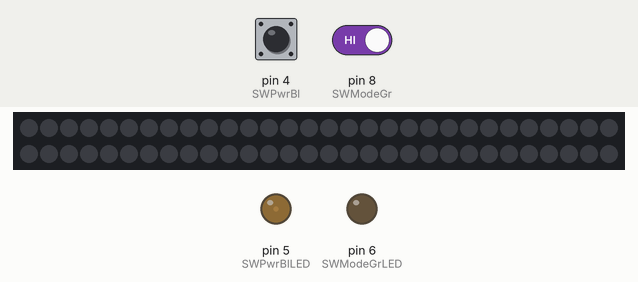
Simulated run of this sketch. Board: Arduino Uno, built with avr-gcc and run on an emulated ATmega328P. Shown: 60 RGB LEDs in strip order, left to right, continuing on the next row, output pins drawn as LEDs (lit = HIGH). The inputs (shaded band) are chosen by the test bench; at power-on: pin 4 (SWPwrBl) HIGH, pin 8 (SWModeGr) HIGH. Dim RGB values are drawn brighter than linear; random numbers use the default seed unless the sketch sets one.

Above: at 1.2 s.
1.3 s: pin 4 (SWPwrBl) pulled LOW for 0.15 s
At 1.36 s:
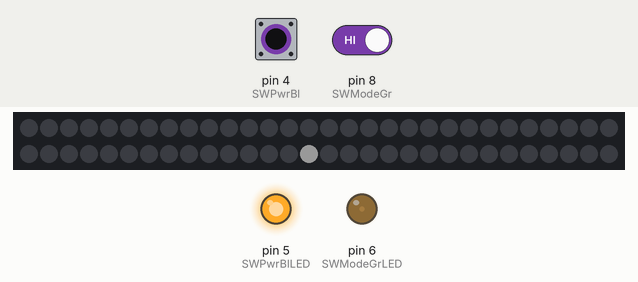
2.9 s: pin 4 (SWPwrBl) pulled LOW for 1 s
At 3.84 s:
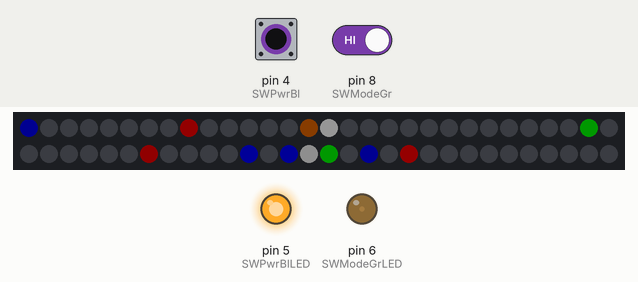
5.4 s: pin 4 (SWPwrBl) driven LOW and pin 8 (SWModeGr) driven LOW
At 7.08 s:
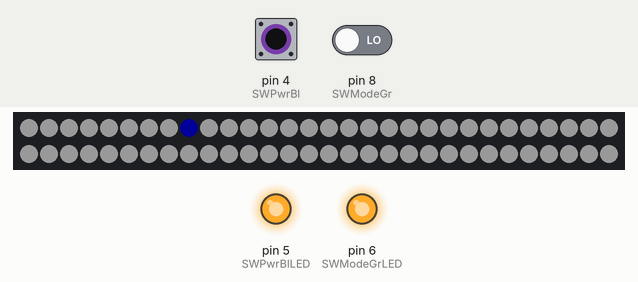
7.6 s: pin 8 (SWModeGr) driven HIGH
At 8.9 s:
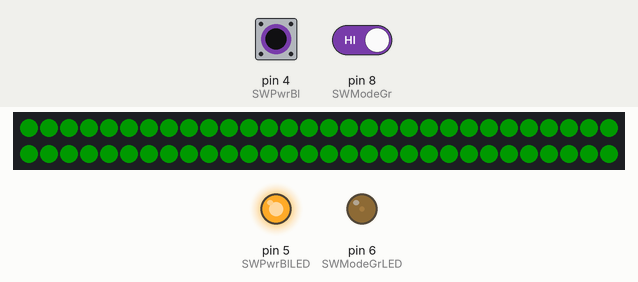
9.2 s: pin 8 (SWModeGr) driven LOW
At 9.58 s:
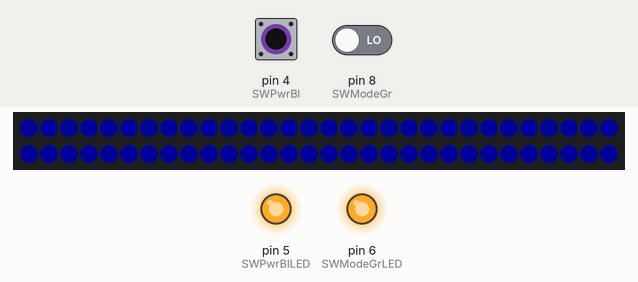
11.7 s: pin 8 (SWModeGr) driven HIGH
At 12.9 s:
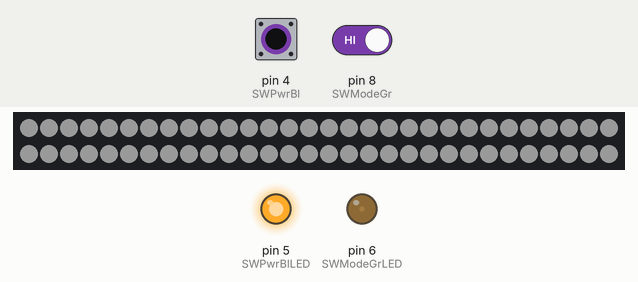
Timing chart, 0 to 14.3 s (numbered marks = the images above; inputs shaded):
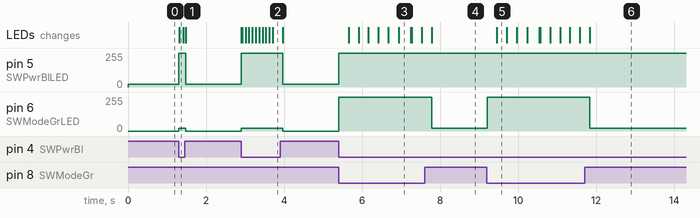

The sketch:

Trinket_NetPixel_Lamp_Strip.ino
```cpp
#include <Adafruit_NeoPixel.h>

#define SW_BRIGHTNESS  255    //0-255
#define SW_BRIGHTNESS_low 20

#define PIXEL_PIN    3
#define PIXEL_COUNT 60
#define BRIGHTNESS  25      //0-255

#define FADE_SPAWN_RATE 10  // How many fade cycles, before drawing something new. Default: 20
#define FADE_SPEED 5        // How long it takes to fade out. Default: 5


#define MAX_MODES 7

uint8_t SWPwrBl = 4;
uint8_t SWModeGr = 8;

uint8_t SWPwrBlLED = 5;
uint8_t SWModeGrLED = 6;

uint8_t mode = 6;

// Define colors
                    //    Red, Grn, Blu, Ylw, Wht
uint8_t userRed[6] = { 0, 255,   0,   0, 200, 255 };
uint8_t userGrn[6] = { 0,   0, 255,   0, 150, 255 };
uint8_t userBlu[6] = { 0,   0,   0, 255,   0, 255 };


uint8_t valRed[PIXEL_COUNT];
uint8_t valGrn[PIXEL_COUNT];
uint8_t valBlu[PIXEL_COUNT];


Adafruit_NeoPixel strip = Adafruit_NeoPixel(PIXEL_COUNT, PIXEL_PIN, NEO_GRB + NEO_KHZ800);

void setup() {

  randomSeed(analogRead(0));

  pinMode(SWPwrBlLED, OUTPUT);
  pinMode(SWModeGrLED, OUTPUT);

  pinMode(SWPwrBl, INPUT_PULLUP);
  pinMode(SWModeGr, INPUT_PULLUP);

  strip.begin();
  strip.show();
  strip.setBrightness(BRIGHTNESS);
}


void loop() {

  if (digitalRead(SWPwrBl) == LOW)
  {
    analogWrite(SWPwrBlLED, SW_BRIGHTNESS);


    // LED Mode change
    if (digitalRead(SWModeGr) == LOW)
    {
      analogWrite(SWModeGrLED, SW_BRIGHTNESS);
      mode ++;
      if (mode >= MAX_MODES) {mode = 0;}
      delay(250);
    }
    else
    {
      analogWrite(SWModeGrLED, SW_BRIGHTNESS_low);
    }


    switch (mode)
    {
      case 0:
        PixelsSolidSet(255,0,0);
        break;
      case 1:
        PixelsSolidSet(0,255,0);
        break;
      case 2:
         PixelsSolidSet(0,0,255);
         break;
      case 3:
         PixelsSolidSet(200,150,0);  // Yellow
         break;
      case 4:
         PixelsSolidSet(255,255,255); // White
         break;
      case 5:
          PixelRandom();
          break;
      case 6:
          PixelRandomFade();
          break;
      default:
         PixelsSolidSet(50,50,50);
    }


  }
  else  // Power is off
  {
    analogWrite(SWPwrBlLED, SW_BRIGHTNESS_low);
    analogWrite(SWModeGrLED, 0);
    PixelsSolidSet(0,0,0);
  }

}


// Functions

void PixelRandom() {
    uint8_t num = random(PIXEL_COUNT);
    uint8_t col = random(5) + 1;

    strip.setPixelColor(num, userRed[col], userGrn[col], userBlu[col]);
    strip.show();
    delay(10);
}

void PixelRandomFade(){
    uint8_t num = random(PIXEL_COUNT);
    uint8_t col = random(5) + 1;

    valRed[num] = userRed[col];
    valGrn[num] = userGrn[col];
    valBlu[num] = userBlu[col];

   FadeDimPixels(FADE_SPAWN_RATE);
}


void FadeDraw(){
    uint32_t tempColor;
    for(uint8_t i = 0; i < PIXEL_COUNT; i++) {
      tempColor = strip.Color(valRed[i], valGrn[i], valBlu[i]);
      strip.setPixelColor(i, tempColor);
    }
    strip.show();
}


// dims pixels, but doesn't account for colors like yellow, which fade to red(200), once green(150) runs out.
void FadeDimPixels(uint8_t count) {
  for(uint8_t num = 0; num < count; num++) {
    for(uint8_t i = 0; i < PIXEL_COUNT; i++) {
      if(valRed[i] > 0) { valRed[i]--; }
      if(valGrn[i] > 0) { valGrn[i]--; }
      if(valBlu[i] > 0) { valBlu[i]--; }
    }
    FadeDraw();
    delay(FADE_SPEED);
  }
}


void PixelsSolidSet(uint8_t r, uint8_t g, uint8_t b){
    // Flash Black
    for(int i = 0; i < PIXEL_COUNT; i++)
    {
      strip.setPixelColor(i, r,g,b);
    }
      strip.show();
}
```

Measured:
- after the input at 1.3 s, pin 5 (SWPwrBlLED): 20/255 → 255/255 at once, → 20/255 0.18 s later; pin 6 (SWModeGrLED): 0/255 → 20/255 at once, → 0/255 0.18 s later; the LEDs: change at once (image 1)
- after the input at 2.9 s, pin 5 (SWPwrBlLED): 20/255 → 255/255 at once, → 20/255 1.1 s later; pin 6 (SWModeGrLED): 0/255 → 20/255 at once, → 0/255 1.1 s later; the LEDs: first change at once (image 2 shows a later state)
- after the input at 5.4 s, pin 5 (SWPwrBlLED): 20/255 → 255/255 at once; pin 6 (SWModeGrLED): 0/255 → 255/255 at once; the LEDs: first change after 0.26 s (image 3 shows a later state)
- after the input at 7.6 s, pin 6 (SWModeGrLED): 255/255 → 20/255 after 0.18 s
- after the input at 9.2 s, pin 6 (SWModeGrLED): 20/255 → 255/255 at once; the LEDs: change after 0.26 s (image 5)
- after the input at 11.7 s, pin 6 (SWModeGrLED): 255/255 → 20/255 after 0.13 s
